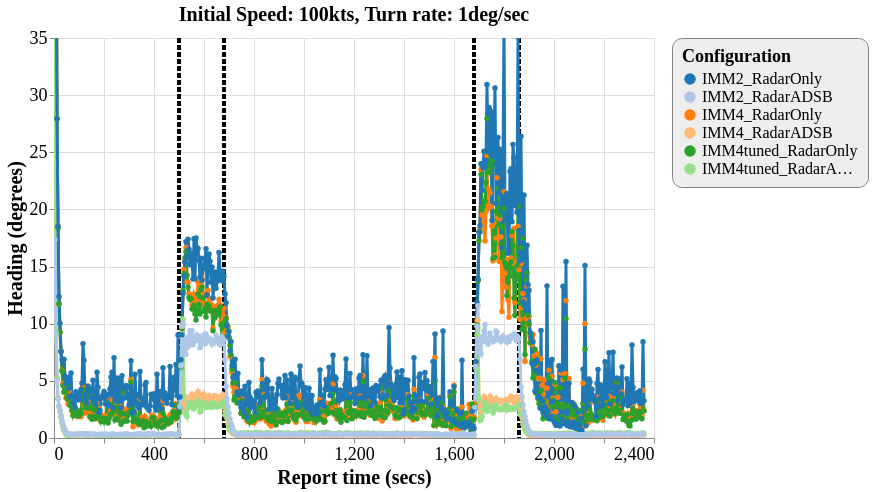

Write the Vega-Lite specification saved for this chart.
### Vega-Lite specification from a JSON file in a GitHub repository (floating-point values rounded to 4 significant figures; data arrays with more than 128 entries replaced by an {"elided": "..."} marker saying what was removed)
{"config": {"view": {"continuousWidth": 600, "continuousHeight": 400}, "axisX": {"labelFontSize": 18, "titleFontSize": 20}, "axisY": {"labelFontSize": 18, "titleFontSize": 20}, "font": "Times New Roman", "legend": {"cornerRadius": 10, "fillColor": "#EEEEEE", "labelFontSize": 16, "padding": 10, "strokeColor": "gray", "titleFontSize": 18}, "title": {"fontSize": 20}}, "layer": [{"data": {"name": "data-bc77fb052a7a140736461ea08f2d2a3c"}, "mark": {"type": "rule", "strokeDash": [5, 2], "strokeWidth": 4}, "encoding": {"color": {"type": "nominal", "field": "color", "scale": null}, "x": {"type": "quantitative", "field": "tt"}}}, {"data": {"name": "data-53229d66a516d9bd6398ead84cfcfb5c"}, "mark": {"type": "line", "point": true, "strokeWidth": 3}, "encoding": {"color": {"type": "ordinal", "field": "config", "scale": {"scheme": "category20"}, "sort": ["IMM2_RadarOnly", "IMM2_RadarADSB", "IMM4_RadarOnly", "IMM4_RadarADSB", "IMM4tuned_RadarOnly", "IMM4tuned_RadarADSB"], "title": "Configuration"}, "x": {"type": "quantitative", "field": "time", "title": "Report time (secs)"}, "y": {"type": "quantitative", "field": "rmse_hdg", "scale": {"domain": [0, 35], "zero": false}, "title": "Heading (degrees)"}}, "selection": {"selector111": {"type": "interval", "bind": "scales", "encodings": ["x", "y"]}}, "title": "Initial Speed: 100kts, Turn rate: 1deg/sec"}], "$schema": "https://vega.github.io/schema/vega-lite/v4.8.1.json", "datasets": {"data-bc77fb052a7a140736461ea08f2d2a3c": [{"tt": 500, "color": "black"}, {"tt": 680, "color": "black"}, {"tt": 1680, "color": "black"}, {"tt": 1860, "color": "black"}], "data-53229d66a516d9bd6398ead84cfcfb5c": {"elided": "3539 records"}}}
